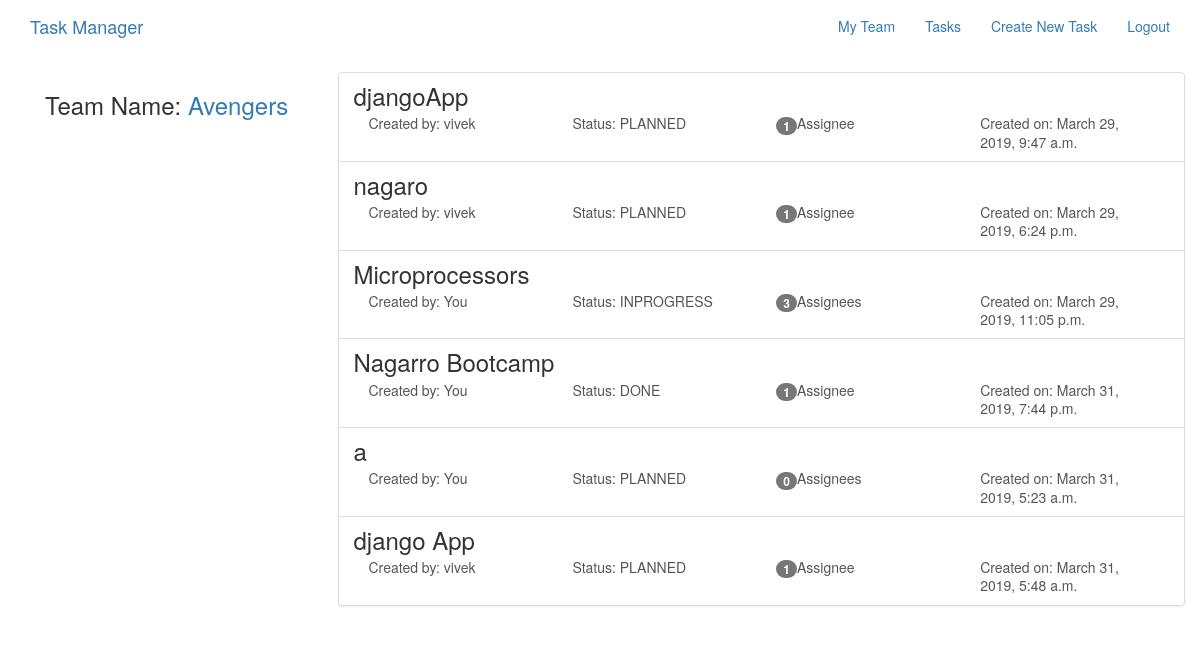
Before: /tasks/ (signed in) with the older database file.
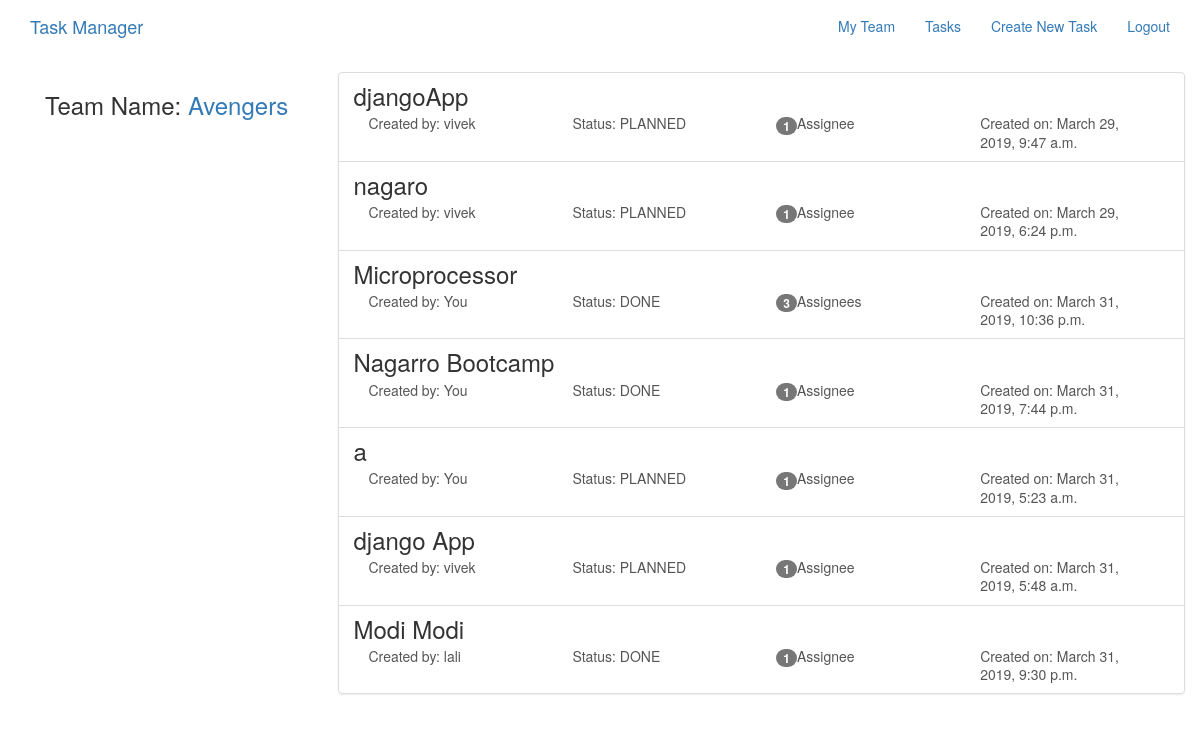
After: the same page with the newer database file.
### teams/models.py (models this page shows, shortened)
class TeamMember(models.Model):
    team = models.ForeignKey(Team,related_name="memberships",on_delete=models.CASCADE)
    member = models.OneToOneField(User,related_name="members",on_delete=models.CASCADE)
    class Meta:
        unique_together = ("team","member")

class Team(models.Model):
    name = models.CharField(max_length=255,unique=True)
    slug = models.SlugField(allow_unicode=True,unique=True)
    description = models.TextField(blank=True,default='')
    creator = models.OneToOneField(User,related_name="userteam",on_delete=models.CASCADE,blank=True,null=True)
    def __str__(self):
        return self.name

### tasks/models.py (models this page shows, shortened)
class TaskTeam(models.Model):
    task = models.ForeignKey(Task,related_name="tasks",on_delete=models.CASCADE)
    team = models.ForeignKey(Team,related_name="team",on_delete=models.CASCADE)
    class Meta:
        unique_together = ("team","task")

class Task(models.Model):
    title = models.CharField(max_length=255,unique=True)
    description = models.TextField(blank=True,default='')
    STATUS_CHOICES = (
        ("PLANNED", "Planned"),
        ("INPROGRESS", "Inprogress"),
        ("DONE", "Done"),
    )
    status = models.CharField(max_length=10,
                              choices=STATUS_CHOICES,
                              default="PLANNED")
    slug = models.SlugField(allow_unicode=True,unique=True)
    creator = models.ForeignKey(User,related_name="tasks",on_delete=models.CASCADE)
    created_at = models.DateTimeField(auto_now=True)
    assignees = models.ManyToManyField(User,through="TaskAssignees")
    class Meta:
        ordering = ["-created_at"]

### tasks/views.py (the view)
class TaskList(LoginRequiredMixin,generic.ListView):
    model = Task
    def get_context_data(self, **kwargs):
        context = super().get_context_data(**kwargs)
        task_team = None
        try:
            if self.request.user.members.team:
                task_team = TaskTeam.objects.filter(
                    team = self.request.user.members.team
                )
        except User.DoesNotExist:
            raise Http404
        except AttributeError:
            pass
        else:
            context["task_team"] = task_team
        return context

### teams/templatetags/team_tags.py (called while the page is built)
@register.simple_tag(takes_context=True)
def getteam(context):
    try:
        request = context['request']
        user = User.objects.get(username=request.user.username)
        team = user.members.team
    except ObjectDoesNotExist:
        team = None
    return team

### tasks/templates/tasks/task_list.html
{% extends "tasks/task_base.html" %}
{% block pretask %}
<div class="col-md-3">
  {% if request.user.is_authenticated %}
  <div class="card card-with-shadow">
    <div class="content">
      {% if request.user.members.team %}
      <h3>Team Name: <a href="{% url 'teams:single' slug=request.user.members.team.slug %}">{{ request.user.members.team }}</a></h3>
      {% else %}
      <h3>Your tasks</h3>
      {% endif %}
    </div>
  </div>
  {% endif %}
</div>
{% endblock %}
{% block posttask %}
<div class="col-md-9">
  <div class="list-group">
    {% if task_team %}
      {% for taskteam in task_team %}
        {% with task=taskteam.task %}
          {% include "tasks/_task.html" %}
        {% endwith %}
      {% endfor %}
    {% else %}
      {% for task in request.user.tasks.all %}
        {% include "tasks/_task.html" %}
      {% endfor %}
    {% endif %}
  </div>
</div>
{% endblock %}

### tasks/templates/tasks/task_base.html (shortened to what this page needs)
{% extends "base.html" %}
{% block content %}
<div class="tasks-page">
	<div class="container">
		<div class="row">
			{% block pretask%}{% endblock %}
			{% block posttask%}{% endblock %}
		</div>
	</div>
</div>
{% endblock %}

### templates/base.html (shortened to what this page needs)
<!DOCTYPE html>
{% load team_tags %}
{% load staticfiles %}
<html lang="en" dir="ltr">
  <head>
    <link rel="stylesheet" href="https://maxcdn.bootstrapcdn.com/bootstrap/3.3.7/css/bootstrap.min.css">
    <link rel="stylesheet" href="https://maxcdn.bootstrapcdn.com/bootstrap/3.3.7/css/bootstrap-theme.min.css">
    <link rel="stylesheet" href="{% static '/css/master.css'%}">
  </head>
  <body>
    <nav class='navbar' role='navigation' id='navbar'>
      <div class="container">
        <a class="navbar-brand" href="{% url 'home' %}">Task Manager</a>
        <ul class="nav navbar-nav navbar-right">
          {% if user.is_authenticated %}
            {% getteam as userteam %}
            {% if userteam %}
              <li><a class="navbar-link" href="{% url 'teams:single' slug=userteam.slug %}" class="btn btn-simple">My Team</a></li>
            {% else %}
              <li><a class="navbar-link" href="{% url 'teams:create' %}" class="btn btn-simple">Create Team</a></li>
            {% endif %}
            <li><a class="navbar-link" href="{% url 'tasks:all' %}" class="btn btn-simple">Tasks</a></li>
            <li><a class="navbar-link" href="{% url 'tasks:create' %}" class="btn btn-simple">Create New Task</a></li>
            <li><a class="navbar-link" href="{% url 'accounts:logout' %}" class="btn btn-simple">Logout</a></li>
          {% else %}
            <li><a class="navbar-link" href="{% url 'accounts:login' %}" class="btn btn-simple">Login</a></li>
            <li><a class="navbar-link" href="{% url 'accounts:signup' %}" class="btn btn-simple">Sign Up</a></li>
          {% endif %}
        </ul>
      </div>
    </nav>
    <div class="container">
      {% block content %}
      {% endblock %}
    </div>
  </body>
</html>

### tasks/templates/tasks/_task.html
{% load tz %}
<a class="list-group-item" href="{% url 'tasks:single' slug=task.slug %}">
  <h3 class="title list-group-item-heading">{{ task.title }}</h3>
  <div class="list-group-item-text container-fluid">
    <div class="row">
      <div class="col-md-3">
        <span>Created by: {% if request.user == task.creator %}You{% else %}{{ task.creator }}{% endif %}</span>
      </div>
      <div class="col-md-3">
        <span>Status: {{ task.status }}</span>
      </div>
      <div class="col-md-3">
        <strong><span class="badge">{{ task.assignees.count }}</span></strong>Assignee{{ task.assignees.count|pluralize }}
      </div>
      <div class="col-md-3">
        <span>Created on: {{ task.created_at|localtime }}</span>
      </div>
    </div>
  </div>
</a>

Changed rows visible on the page:
changed through a linked row, TaskTeam: task "Microprocessors" → "Microprocessor"; task.status "INPROGRESS" → "DONE"; task.created_at "March 29, 2019, 11:05 p.m." → "March 31, 2019, 10:36 p.m."
computed for TaskTeam "March 31, 2019, 5:23 a.m.": task.assignees.count "0" → "1"
added TaskTeam: task "Modi Modi", task.creator "lali", task.status "DONE", task.assignees.count "1", task.created_at "March 31, 2019, 9:30 p.m."
